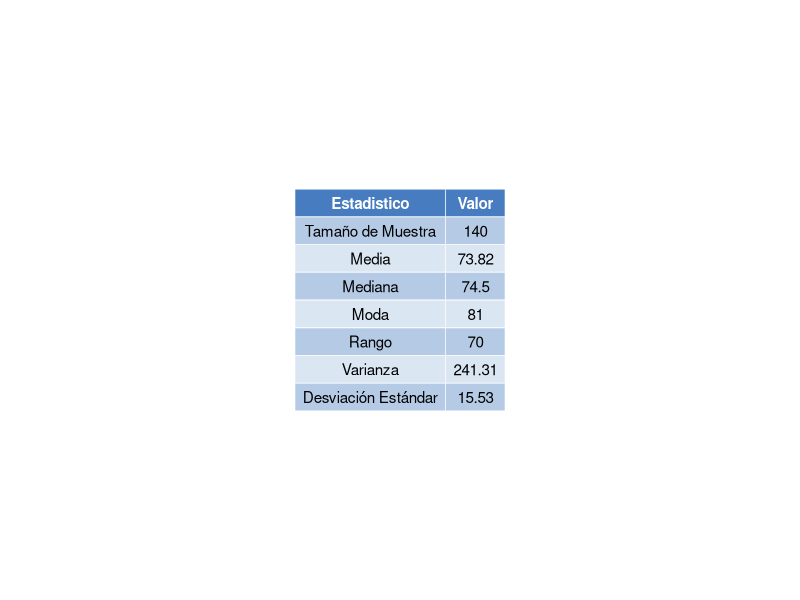
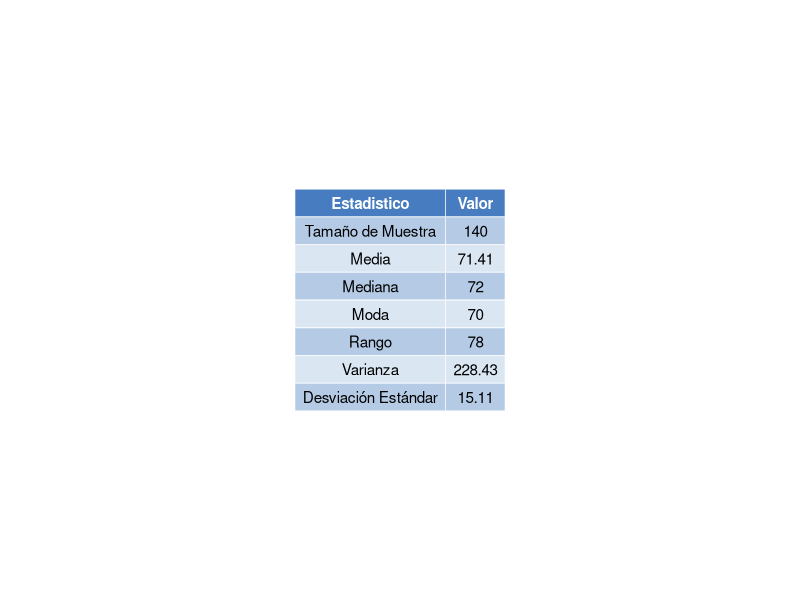
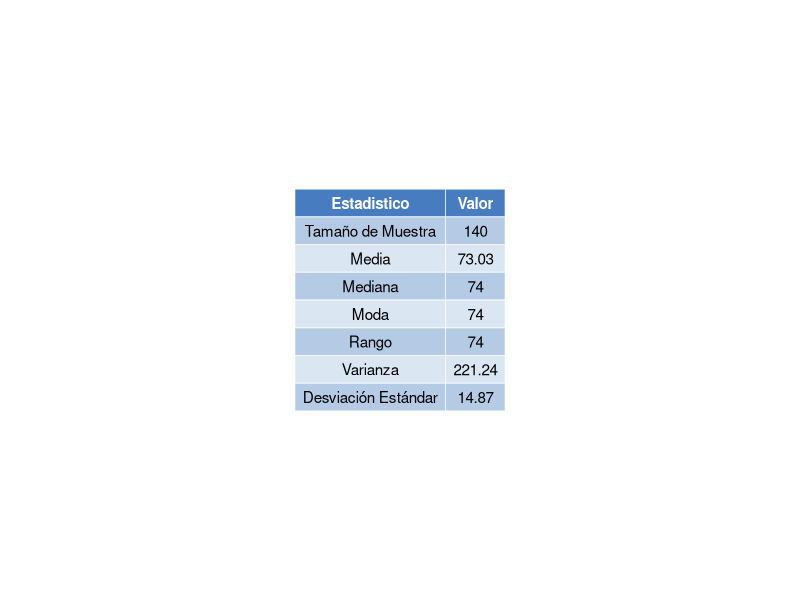
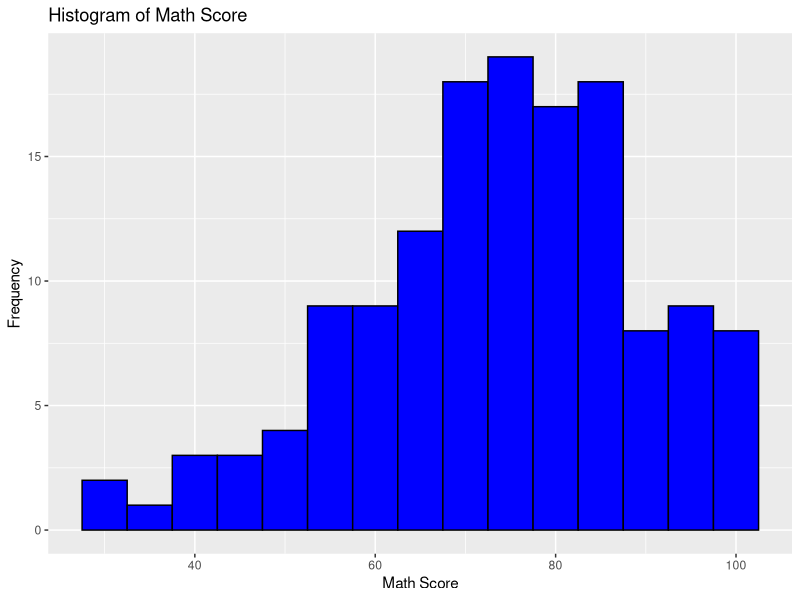
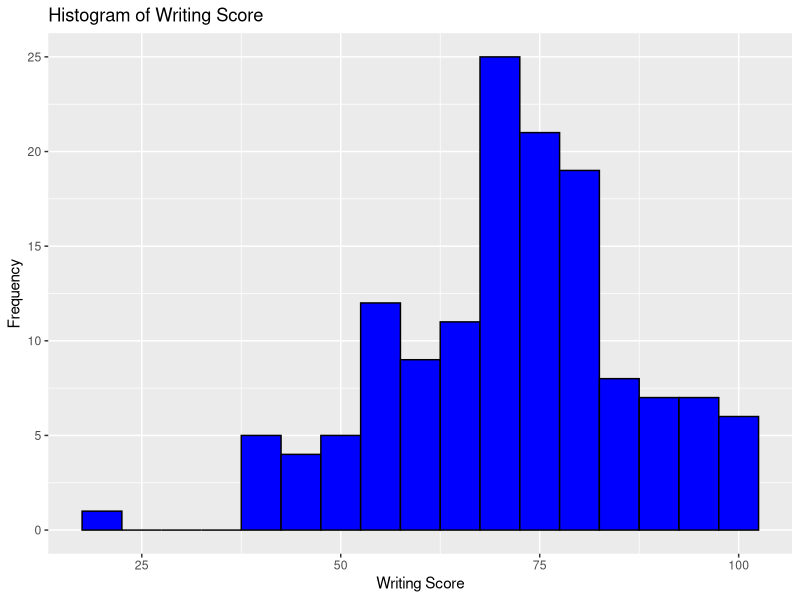
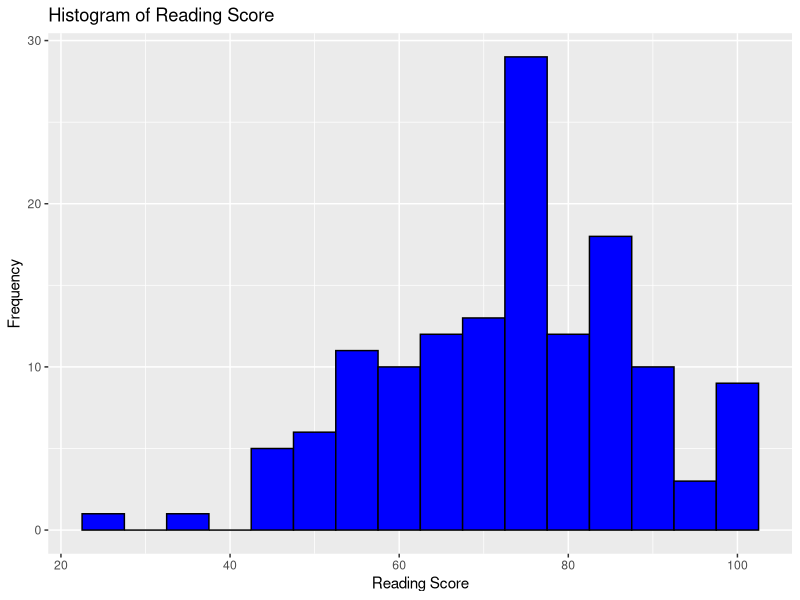
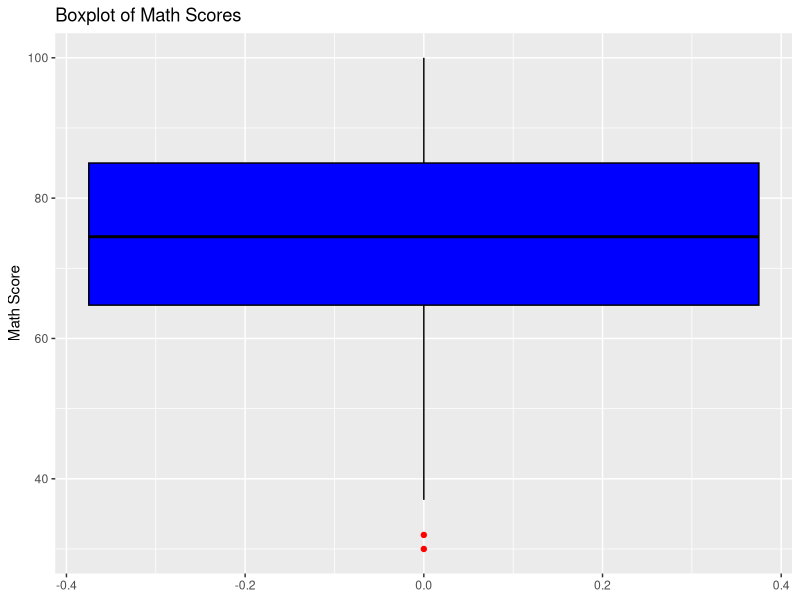
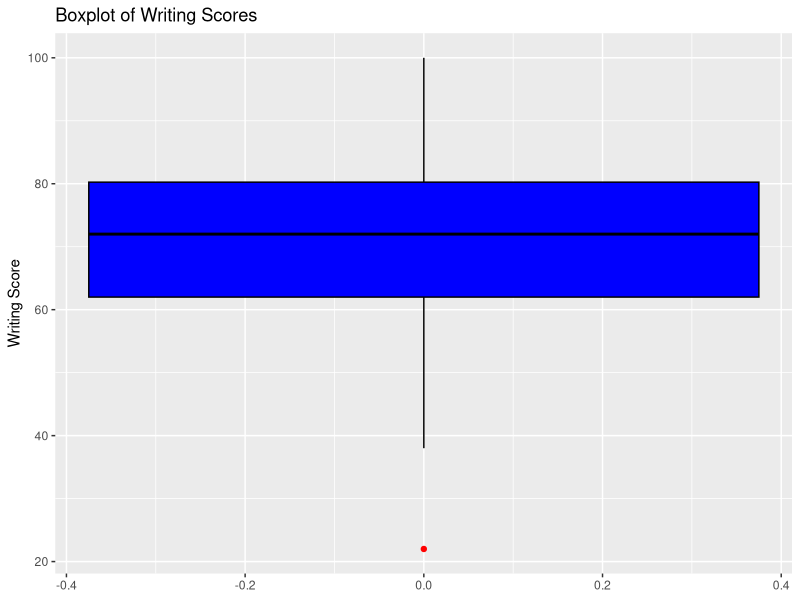

Recreate these plots in R, in order.
library(dplyr)
library(ggplot2)
library(ggpubr)


get_mode <- function(v) {
  uniqv <- unique(v)
  uniqv[which.max(tabulate(match(v, uniqv)))]
}

calculate_statistics <- function(score_column) {

  size_muestra <- format(nrow(muestra_grupo_e), nsmall = 0)
  average <- round(mean(score_column, na.rm = TRUE), 2)
  variance <- round(var(score_column, na.rm = TRUE), 2)
  range_values <- range(score_column, na.rm = TRUE)
  range_value <- round(diff(range_values), 2)
  mode_value <- round(get_mode(score_column), 2)
  std_dev <- round(sd(score_column, na.rm = TRUE), 2)
  median_value <- round(median(score_column, na.rm = TRUE), 2)
  
  return(c(size_muestra, average, median_value,  mode_value, range_value,variance, std_dev))
}

make_table <- function(column_names, stats_columns) {
  return (data.frame(
  Statistic = column_names,
  Stats_Column = stats_columns
))
}

change_table_names <- function(table) {
  names(table) <- c("Estadistico", "Valor")
  return(table)
}

make_table_plot<-function(table, table_path){
table_plot <- ggtexttable(table, rows = NULL, theme = ttheme("mBlue"))
ggsave(table_path, plot = table_plot, width = 6, height = 4)  
}


make_histogram_plot <- function(data, score_column, binwidth = 5, fill_color = "blue", 
                                      border_color = "black", title, x_label, y_label = "Frequency", 
                                      file_path, width = 6, height = 4) {
  histogram_plot <- ggplot(data, aes_string(x = score_column)) +
    geom_histogram(binwidth = binwidth, fill = fill_color, color = border_color) +
    labs(title = title, x = x_label, y = y_label)
  
  ggsave(file_path, plot = histogram_plot, width = width, height = height)
}

make_box_plot <- function(data, score_column, fill_color = "blue", 
                          border_color = "black", title = NULL, 
                          y_label = NULL, file_path, 
                          outlier_color = "red", width = 4, height = 6) {
  
  # Check if the score_column exists in the data
  if (!score_column %in% names(data)) {
    stop(paste("Column", score_column, "not found in the data"))
  }
  
  # Set default labels if not provided
  if (is.null(title)) {
    title <- paste("Boxplot of", score_column)
  }
  if (is.null(y_label)) {
    y_label <- score_column
  }
  
  # Create the boxplot using ggplot2
  box_plot <- ggplot(data, aes_string(y = score_column)) +
    geom_boxplot(fill = fill_color, color = border_color, outlier.color = outlier_color) +
    labs(title = title, y = y_label)
  
  # Save the boxplot to the specified file path
  ggsave(file_path, plot = box_plot, width = width, height = height)
}


# Load the CSV file
data <- read.csv("StudentsPerformance.csv")
head(data)

muestra_grupo_e <- data %>%
  select(race_ethnicity, math_score, reading_score, writing_score) %>%
  filter(race_ethnicity == "group E")


math_stats <- calculate_statistics(muestra_grupo_e$math_score)
reading_stats <- calculate_statistics(muestra_grupo_e$reading_score)
writing_stats <- calculate_statistics(muestra_grupo_e$writing_score)

column_names <- c("Tamaño de Muestra", "Media", "Mediana","Moda","Rango",  "Varianza",  "Desviación Estándar")

math_table <- make_table(column_names, math_stats) %>% change_table_names()
writing_table <- make_table(column_names, writing_stats)%>% change_table_names()
reading_table <- make_table(column_names, reading_stats)%>% change_table_names()



make_table_plot(math_table,"objective3/descriptive_analysis/group_e/images/math_table_plot.png")
make_table_plot(writing_table,"objective3/descriptive_analysis/group_e/images/writing_table_plot.png")
make_table_plot(reading_table,"objective3/descriptive_analysis/group_e/images/reading_table_plot.png")



make_histogram_plot(
  data = muestra_grupo_e,
  score_column = "math_score",
  binwidth = 5,
  fill_color = "blue",
  border_color = "black",
  title = "Histogram of Math Score",
  x_label = "Math Score",
  file_path = "objective3/descriptive_analysis/group_e/images/math_hist_plot.png"
)

make_histogram_plot(
  data = muestra_grupo_e,
  score_column = "writing_score",
  binwidth = 5,
  fill_color = "blue",
  border_color = "black",
  title = "Histogram of Writing Score",
  x_label = "Writing Score",
  file_path = "objective3/descriptive_analysis/group_e/images/writing_hist_plot.png"
)

make_histogram_plot(
  data = muestra_grupo_e,
  score_column = "reading_score",
  binwidth = 5,
  fill_color = "blue",
  border_color = "black",
  title = "Histogram of Reading Score",
  x_label = "Reading Score",
  file_path = "objective3/descriptive_analysis/group_e/images/reading_hist_plot.png"
)


make_box_plot(
  data = muestra_grupo_e,
  score_column = "math_score",
  fill_color = "blue",
  border_color = "black",
  title = "Boxplot of Math Scores",
  y_label = "Math Score",
  file_path = "objective3/descriptive_analysis/group_e/images/math_box_plot.png",
  outlier_color = "red",
  width = 4,
  height = 6  
)
make_box_plot(
  data = muestra_grupo_e,
  score_column = "writing_score",
  fill_color = "blue",
  border_color = "black",
  title = "Boxplot of Writing Scores",
  y_label = "Writing Score",
  file_path = "objective3/descriptive_analysis/group_e/images/writing_box_plot.png",
  outlier_color = "red",
  width = 4,
  height = 6  
)
make_box_plot(
  data = muestra_grupo_e,
  score_column = "reading_score",
  fill_color = "blue",
  border_color = "black",
  title = "Boxplot of Reading Scores",
  y_label = "Reading Score",
  file_path = "objective3/descriptive_analysis/group_e/images/reading_box_plot.png",
  outlier_color = "red",
  width = 4,
  height = 6  
)

